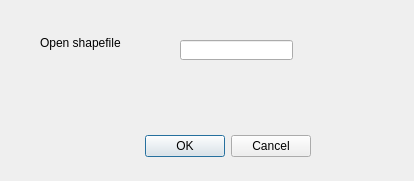
<?xml version="1.0" encoding="UTF-8"?>
<ui version="4.0">
 <class>ShapefileLoaderDialogBase</class>
 <widget class="QDialog" name="ShapefileLoaderDialogBase">
  <property name="geometry">
   <rect>
    <x>0</x>
    <y>0</y>
    <width>414</width>
    <height>181</height>
   </rect>
  </property>
  <property name="windowTitle">
   <string>ShapefileLoader</string>
  </property>
  <widget class="QDialogButtonBox" name="button_box">
   <property name="geometry">
    <rect>
     <x>-30</x>
     <y>130</y>
     <width>341</width>
     <height>32</height>
    </rect>
   </property>
   <property name="orientation">
    <enum>Qt::Horizontal</enum>
   </property>
   <property name="standardButtons">
    <set>QDialogButtonBox::Cancel|QDialogButtonBox::Ok</set>
   </property>
  </widget>
  <widget class="QLabel" name="label">
   <property name="geometry">
    <rect>
     <x>40</x>
     <y>32</y>
     <width>91</width>
     <height>21</height>
    </rect>
   </property>
   <property name="text">
    <string>Open shapefile</string>
   </property>
  </widget>
  <widget class="QLineEdit" name="lineEdit">
   <property name="geometry">
    <rect>
     <x>180</x>
     <y>40</y>
     <width>113</width>
     <height>20</height>
    </rect>
   </property>
  </widget>
 </widget>
 <resources/>
 <connections>
  <connection>
   <sender>button_box</sender>
   <signal>accepted()</signal>
   <receiver>ShapefileLoaderDialogBase</receiver>
   <slot>accept()</slot>
   <hints>
    <hint type="sourcelabel">
     <x>20</x>
     <y>20</y>
    </hint>
    <hint type="destinationlabel">
     <x>20</x>
     <y>20</y>
    </hint>
   </hints>
  </connection>
  <connection>
   <sender>button_box</sender>
   <signal>rejected()</signal>
   <receiver>ShapefileLoaderDialogBase</receiver>
   <slot>reject()</slot>
   <hints>
    <hint type="sourcelabel">
     <x>20</x>
     <y>20</y>
    </hint>
    <hint type="destinationlabel">
     <x>20</x>
     <y>20</y>
    </hint>
   </hints>
  </connection>
 </connections>
</ui>
